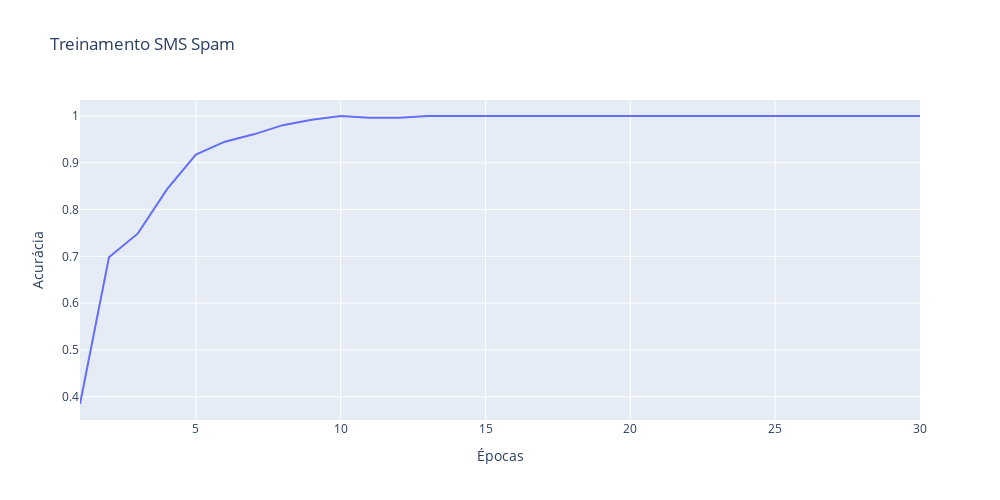

Notebook code for this chart:
### Code cell
epocas = [range(1, 31)] # Número de épocas utilizadas + 1

fig = px.line(x = epocas, y = train_acc_og, title='Treinamento SMS Spam')
fig.update_yaxes(title='Acurácia')
fig.update_xaxes(title='Épocas')
fig.update_layout(showlegend=False, autosize=False, width=1000, height=500)
fig.show()

### Figure 1 — Plotly figure (JSON) as saved in the notebook; plotly's stock layout.template omitted (floating-point values rounded to 4 significant figures)
{"data": [{"hovertemplate": "variable=wide_variable_0<br>value=%{x}<br>y=%{y}<extra></extra>", "legendgroup": "wide_variable_0", "line": {"color": "#636efa", "dash": "solid"}, "marker": {"symbol": "circle"}, "mode": "lines", "name": "wide_variable_0", "orientation": "v", "showlegend": true, "type": "scatter", "x": [1, 2, 3, 4, 5, 6, 7, 8, 9, 10, 11, 12, 13, 14, 15, 16, 17, 18, 19, 20, 21, 22, 23, 24, 25, 26, 27, 28, 29, 30], "xaxis": "x", "y": [0.3843, 0.698, 0.749, 0.8431, 0.9176, 0.9451, 0.9608, 0.9804, 0.9922, 1, 0.9961, 0.9961, 1, 1, 1, 1, 1, 1, 1, 1, 1, 1, 1, 1, 1, 1, 1, 1, 1, 1], "yaxis": "y"}], "layout": {"autosize": false, "height": 500, "legend": {"title": {"text": "variable"}, "tracegroupgap": 0}, "showlegend": false, "title": {"text": "Treinamento SMS Spam"}, "width": 1000, "xaxis": {"anchor": "y", "domain": [0, 1], "title": {"text": "Épocas"}}, "yaxis": {"anchor": "x", "domain": [0, 1], "title": {"text": "Acurácia"}}}}
